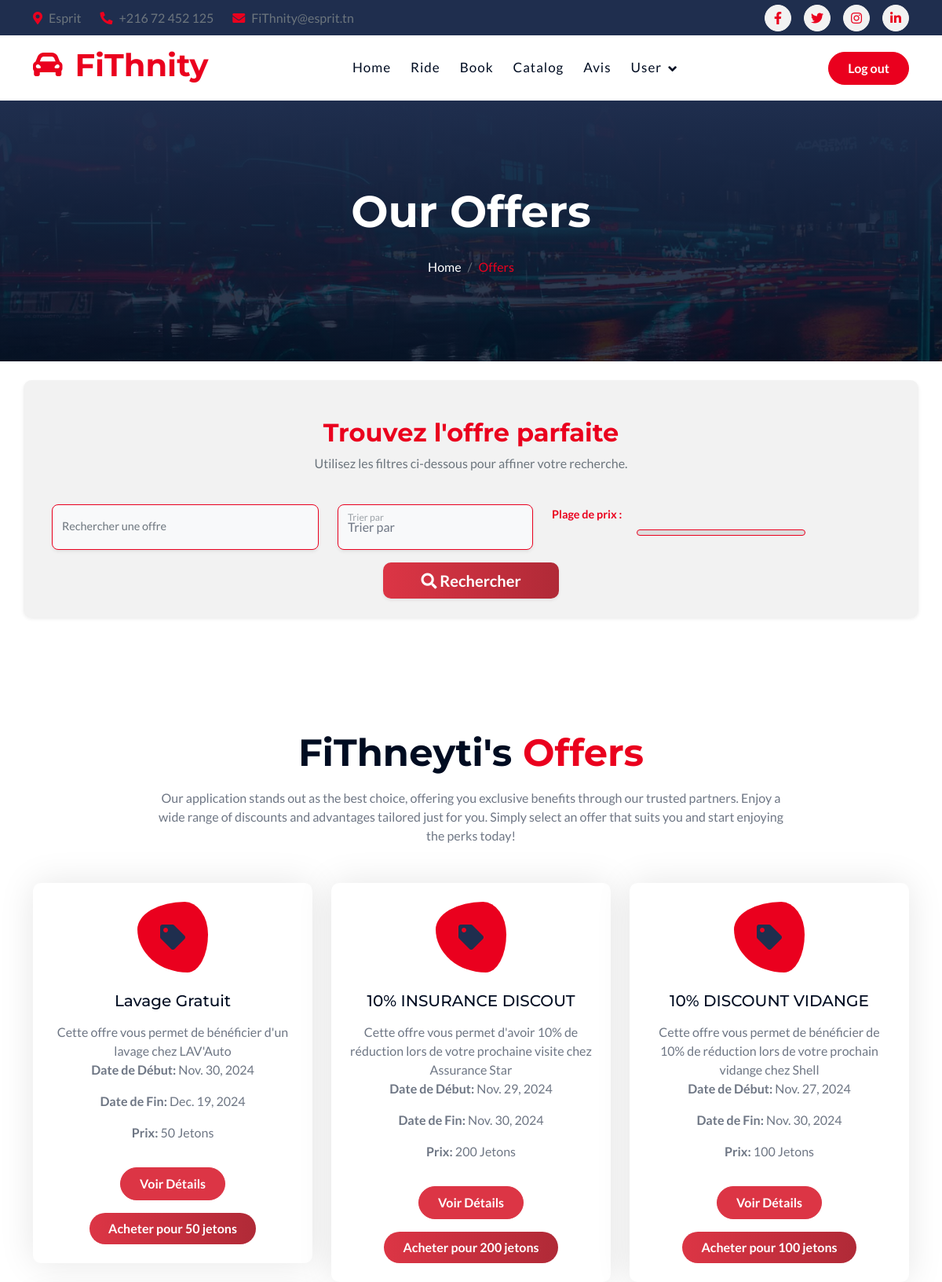
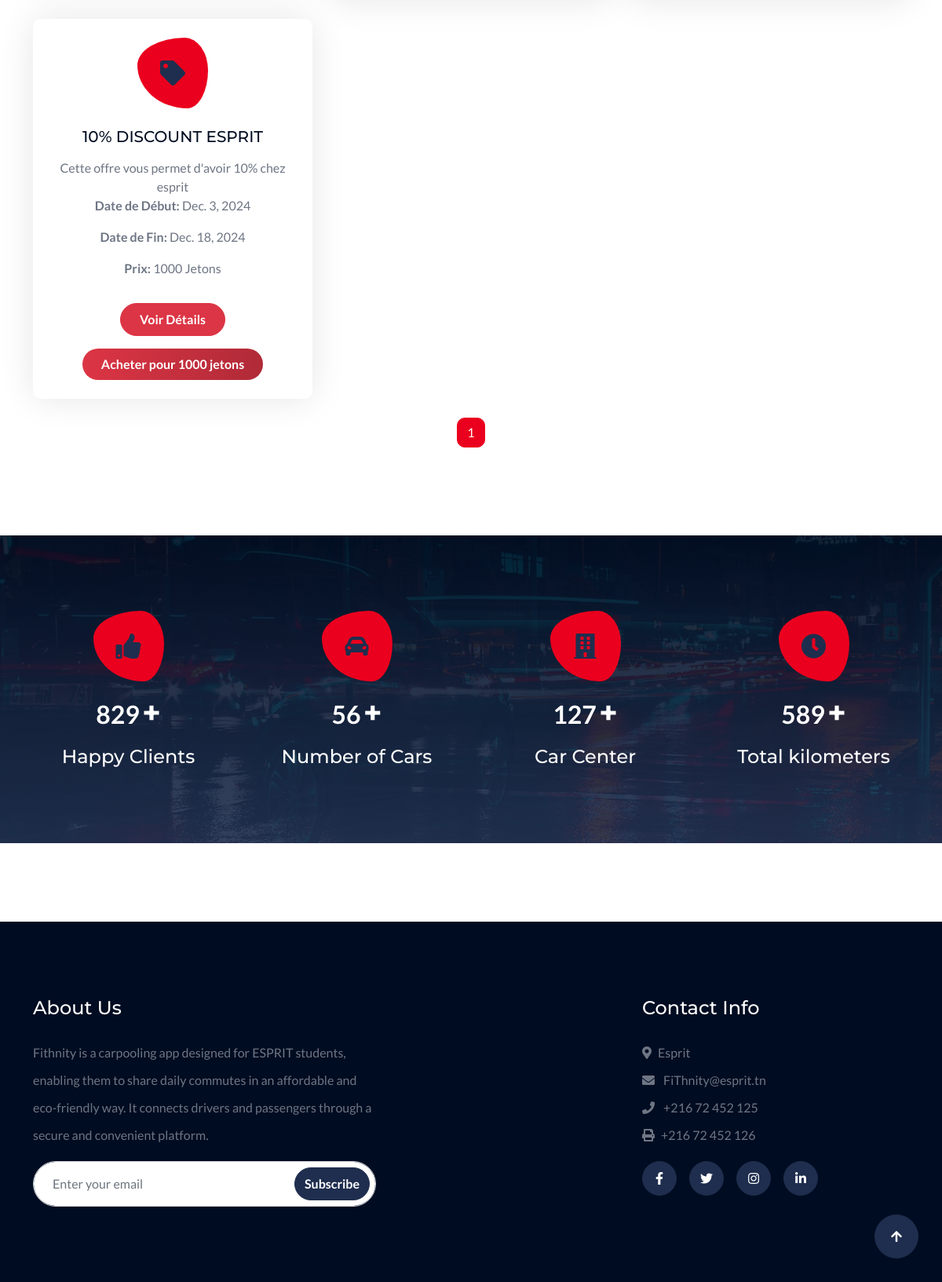
Page /catalogue/list on the committed database (2 pictures, top to bottom).
### Catalogue/models.py (models this page shows, shortened)
class Offre(models.Model):
    title = models.CharField("Title", max_length=150, unique=True)
    description = models.TextField("description")
    start_date = models.DateField("start date", validators=[validate_future_date])
    end_date = models.DateField("end date")
    price = models.IntegerField("prix")
    created_at = models.DateField(auto_now_add=True)
    updated_at = models.DateField(auto_now=True)
    owner = models.ForeignKey(
        settings.AUTH_USER_MODEL,
        on_delete=models.CASCADE,
        null=True,  # Allow the field to be NULL in the database
        blank=True,  # Allow the field to be left empty in forms
        default=24,
    )

### Catalogue/views.py (the view)
# urls.py: path('list', OffreListView.as_view(), name='offre_list'),  # Display list of offers at /catalogue/
class OffreListView(ListView):
    model = Offre
    context_object_name = 'list'  # Utilisez 'list' pour correspondre au template
    template_name = 'Catalogueapp/Catalogue_list.html'
    paginate_by = 6  # Nombre d'offres par page
    def get_queryset(self):
        queryset = Offre.objects.all()
        query = self.request.GET.get('q')
        if query:
            queryset = queryset.filter(
                Q(title__icontains=query) | Q(description__icontains=query)
            )
        min_price = self.request.GET.get('min_price')
        max_price = self.request.GET.get('max_price')
        if min_price:
            queryset = queryset.filter(price__gte=min_price)
        if max_price:
            queryset = queryset.filter(price__lte=max_price)
        sort_by = self.request.GET.get('sort_by')
        if sort_by == 'price_asc':
            queryset = queryset.order_by('price')
        elif sort_by == 'price_desc':
            queryset = queryset.order_by('-price')
        return queryset

### template/Catalogueapp/Catalogue_list.html (shortened to what this page needs)
{% include "../nav.html" %}
{% load static %}
        <div class="container-fluid bg-breadcrumb">
            <div class="container text-center py-5" style="max-width: 900px;">
                <h4 class="text-white display-4 mb-4 wow fadeInDown" data-wow-delay="0.1s">Our Offers</h4>
                <ol class="breadcrumb d-flex justify-content-center mb-0 wow fadeInDown" data-wow-delay="0.3s">
                    <li class="breadcrumb-item"><a href="{% url 'welcome' %}">Home</a></li>
                    <li class="breadcrumb-item active text-primary">Offers</li>
                </ol>
            </div>
        </div>
        <div class="container py-5">
            <form method="get" class="row g-4 bg-light p-4 rounded shadow-sm">
                <div class="col-12 text-center">
                    <h2 class="text-primary fw-bold">Trouvez l'offre parfaite</h2>
                    <p class="text-muted">Utilisez les filtres ci-dessous pour affiner votre recherche.</p>
                </div>
                <div class="col-md-4">
                    <div class="form-floating">
                        <input type="text" name="q" class="form-control border-primary shadow-sm" id="keyword-search" placeholder="Rechercher une offre" value="{{ q }}">
                        <label for="keyword-search" class="text-muted">Rechercher une offre</label>
                    </div>
                </div>
                <div class="col-md-3">
                    <div class="form-floating">
                        <select name="sort_by" class="form-select border-primary shadow-sm" id="sort-options">
                            <option value="">Trier par</option>
                        </select>
                        <label for="sort-options" class="text-muted">Trier par</label>
                    </div>
                </div>
                <div class="col-md-5">
                    <label for="price-range" class="form-label fw-bold text-primary">Plage de prix :</label>
                    <div id="price-range-container" style="position: relative;">
                        <div id="price-range" class="border border-primary rounded"></div>
                    </div>
                </div>
                <div class="col-12 text-center mt-3">
                    <button type="submit" class="btn btn-danger btn-lg px-5 shadow-sm">
                        <i class="fas fa-search"></i> Rechercher
                    </button>
                </div>
            </form>
        </div>
        <div class="container-fluid service py-5">
            <div class="container py-5">
                <div class="text-center mx-auto pb-5 wow fadeInUp" data-wow-delay="0.1s" style="max-width: 800px;">
                    <h1 class="display-5 text-capitalize mb-3">FiThneyti's <span class="text-primary">offers</span></h1>
                    <p class="mb-0">Our application stands out as the best choice, offering you exclusive benefits through our trusted partners. Enjoy a wide range of discounts and advantages tailored just for you. Simply select an offer that suits you and start enjoying the perks today!</p>
                </div>
                <div class="row g-4">
                    {% for offre in list %}
                    <div class="col-md-6 col-lg-4 wow fadeInUp" data-wow-delay="0.1s">
                        <div class="service-item p-4">
                            <div class="service-icon mb-4">
                                <i class="fa fa-tag fa-2x"></i>
                            </div>
                            <h5 class="mb-3">{{ offre.title }}</h5>
                            <p class="mb-0">{{ offre.description }}</p>
                            <p><strong>Date de Début:</strong> {{ offre.start_date }}</p>
                            <p><strong>Date de Fin:</strong> {{ offre.end_date }}</p>
                            <p><strong>Prix:</strong> {{ offre.price }} Jetons</p>
                            <a href="{% url 'offre_detail' offre.id %}" class="btn btn-danger rounded-pill py-2 px-4 mt-3">Voir Détails</a>
                            <form id="buy-form" action="{% url 'buy_offre' offre.id %}" method="POST">
                                <button type="submit" class="btn btn-danger rounded-pill py-2 px-4 mt-3">Acheter pour {{ offre.price }} jetons</button>
                            </form>
                        </div>
                    </div>
                    {% endfor %}
                </div>
                <div class="d-flex justify-content-center mt-4">
                    <nav aria-label="Page navigation">
                        <ul class="pagination">
                            {% for num in page_obj.paginator.page_range %}
                            <li class="page-item {% if page_obj.number == num %}active{% endif %}">
                                <a class="page-link" href="?page={{ num }}&{{ request.GET.urlencode }}">{{ num }}</a>
                            </li>
                            {% endfor %}
                        </ul>
                    </nav>
                </div>
            </div>
        </div>
        <div class="container-fluid counter py-5">
            <div class="container py-5">
                <div class="row g-5">
                    <div class="col-md-6 col-lg-6 col-xl-3 wow fadeInUp" data-wow-delay="0.1s">
                        <div class="counter-item text-center">
                            <div class="counter-item-icon mx-auto">
                                <i class="fas fa-thumbs-up fa-2x"></i>
                            </div>
                            <div class="counter-counting my-3">
                                <span class="text-white fs-2 fw-bold" data-toggle="counter-up">829</span>
                                <span class="h1 fw-bold text-white">+</span>
                            </div>
                            <h4 class="text-white mb-0">Happy Clients</h4>
                        </div>
                    </div>
                    <div class="col-md-6 col-lg-6 col-xl-3 wow fadeInUp" data-wow-delay="0.3s">
                        <div class="counter-item text-center">
                            <div class="counter-item-icon mx-auto">
                                <i class="fas fa-car-alt fa-2x"></i>
                            </div>
                            <div class="counter-counting my-3">
                                <span class="text-white fs-2 fw-bold" data-toggle="counter-up">56</span>
                                <span class="h1 fw-bold text-white">+</span>
                            </div>
                            <h4 class="text-white mb-0">Number of Cars</h4>
                        </div>
                    </div>
                    <div class="col-md-6 col-lg-6 col-xl-3 wow fadeInUp" data-wow-delay="0.5s">
                        <div class="counter-item text-center">
                            <div class="counter-item-icon mx-auto">
                                <i class="fas fa-building fa-2x"></i>
                            </div>
                            <div class="counter-counting my-3">
                                <span class="text-white fs-2 fw-bold" data-toggle="counter-up">127</span>
                                <span class="h1 fw-bold text-white">+</span>
                            </div>
                            <h4 class="text-white mb-0">Car Center</h4>
                        </div>
                    </div>
                    <div class="col-md-6 col-lg-6 col-xl-3 wow fadeInUp" data-wow-delay="0.7s">
                        <div class="counter-item text-center">
                            <div class="counter-item-icon mx-auto">
                                <i class="fas fa-clock fa-2x"></i>
                            </div>
                            <div class="counter-counting my-3">
                                <span class="text-white fs-2 fw-bold" data-toggle="counter-up">589</span>
                                <span class="h1 fw-bold text-white">+</span>
                            </div>
                            <h4 class="text-white mb-0">Total kilometers</h4>
                        </div>
                    </div>
                </div>
            </div>
        </div>
        <div style="height: 100px;">
        </div>
        {% include "../footer.html" %}

### static/css/style.css (style rules this page uses)
.btn { font-weight: 600; transition: .5s; }
.bg-breadcrumb { position: relative; overflow: hidden; background: linear-gradient(rgba(31, 46, 78, 1), rgba(0, 12, 33, 0.8)), url(../img/fact-bg.jpg); background-position: center top; background-repeat: no-repeat; background-size: cover; padding: 60px 0 60px 0; transition: 0.5s; }
.bg-breadcrumb .breadcrumb { position: relative; }
.bg-breadcrumb .breadcrumb .breadcrumb-item a { color: var(--bs-white); }
.counter { background: linear-gradient(rgba(0, 12, 33, 0.9), rgba(31, 46, 78, 0.9)), url(../img/fact-bg.jpg); background-position: center center; background-repeat: no-repeat; background-size: cover; }
.counter .counter-item .counter-item-icon { width: 90px; height: 90px; border-radius: 67% 33% 29% 71% / 39% 46% 54% 61%; display: flex; align-items: center; justify-content: center; color: var(--bs-secondary); background: var(--bs-primary); animation-name: icon-animat; animation-duration: 5s; animation-delay: 1s; animation-direction: alternate; animation-iteration-count: infinite; transition: 0.5s; }
.service .service-item { position: relative; display: flex; flex-direction: column; align-items: center; justify-content: center; text-align: center; box-shadow: 0 0 45px rgba(0, 0, 0, .1); border-radius: 10px; background: var(--bs-white); transition: 0.5s; }
.service .service-item::after { content: ""; position: absolute; width: 100%; height: 100%; bottom: 0; left: 0; background: var(--bs-primary); border-radius: 10px; z-index: -1; transition: 0.5s; opacity: 0; }
.service .service-item .service-icon { width: 90px; height: 90px; border-radius: 67% 33% 29% 71% / 39% 46% 54% 61%; display: flex; align-items: center; justify-content: center; color: var(--bs-secondary); background: var(--bs-primary); animation-name: icon-animat; animation-duration: 5s; animation-delay: 1s; animation-direction: alternate; animation-iteration-count: infinite; transition: 0.5s; }

### template/Catalogueapp/Catalogue_list.html (style rules this page uses)
#price-range { margin-top: 10px; height: 8px; width: 50%; margin: auto; border-radius: 5px; background: #ddd; }
.form-floating .form-control, .form-floating .form-select { background: #f8f9fa; border-radius: 8px; padding: 12px; font-size: 1rem; }
label { font-size: 0.9rem; }
.shadow-sm { box-shadow: 0px 4px 10px rgba(0, 0, 0, 0.1); }
button.btn-danger { background: linear-gradient(90deg, #dc3545, #b02a37); border: none; color: white; transition: all 0.3s ease; }

### rows in the picture
Offre: title "Lavage Gratuit", description "Cette offre vous permet de bénéficier d'un lavage chez LAV'Auto", start_date "Nov. 30, 2024", end_date "Dec. 19, 2024", price "50"
Offre: title "10% INSURANCE DISCOUT", description "Cette offre vous permet d'avoir 10% de réduction lors de votre prochaine visite chez Assurance Star", start_date "Nov. 29, 2024", end_date "Nov. 30, 2024", price "200"
Offre: title "10% DISCOUNT VIDANGE", description "Cette offre vous permet de bénéficier de 10% de réduction lors de votre prochain vidange chez Shell", start_date "Nov. 27, 2024", end_date "Nov. 30, 2024", price "100"
Offre: title "10% DISCOUNT ESPRIT", description "Cette offre vous permet d'avoir 10% chez esprit", start_date "Dec. 3, 2024", end_date "Dec. 18, 2024", price "1000"

### other values in the picture
{{ num }} "1"
